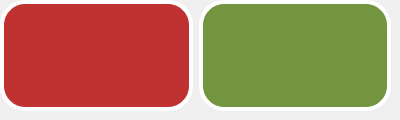
         <widget class="QWidget" name="confirmarFoto_page_4">
          <widget class="QWidget" name="horizontalLayoutWidget_12">
           <property name="geometry">
            <rect>
             <x>0</x>
             <y>0</y>
             <width>391</width>
             <height>111</height>
            </rect>
           </property>
           <layout class="QHBoxLayout" name="horizontalLayout_12">
            <item>
             <widget class="QPushButton" name="TomarOtraFotoActualizada_Btn">
              <property name="sizePolicy">
               <sizepolicy hsizetype="Ignored" vsizetype="Ignored">
                <horstretch>0</horstretch>
                <verstretch>0</verstretch>
               </sizepolicy>
              </property>
              <property name="font">
               <font>
                <family>Segoe UI</family>
                <pointsize>16</pointsize>
                <weight>75</weight>
                <italic>false</italic>
                <bold>true</bold>
               </font>
              </property>
              <property name="styleSheet">
               <string notr="true">QPushButton {

        background-color: #C03232;
        /*border: 2px solid black;*/
		color: white;  /* Cambia el color de la fuente a blanco */
        border-radius: 25px;  /* Ajusta el valor para hacer las esquinas más o menos redondas */
        padding: 10px;  /* Ajusta el margen interno del QLabel */
		border: 4px solid white;
    }</string>
              </property>
              <property name="text">
               <string/>
              </property>
              <property name="icon">
               <iconset resource="../resources/resources.qrc">
                <normaloff>:/images/iconos/botones/borrar.png</normaloff>:/images/iconos/botones/borrar.png</iconset>
              </property>
              <property name="iconSize">
               <size>
                <width>72</width>
                <height>72</height>
               </size>
              </property>
             </widget>
            </item>
            <item>
             <widget class="QPushButton" name="ConfirmarFotoActualizada_Btn">
              <property name="sizePolicy">
               <sizepolicy hsizetype="Ignored" vsizetype="Ignored">
                <horstretch>0</horstretch>
                <verstretch>0</verstretch>
               </sizepolicy>
              </property>
              <property name="font">
               <font>
                <family>Segoe UI</family>
                <pointsize>16</pointsize>
                <weight>75</weight>
                <italic>false</italic>
                <bold>true</bold>
               </font>
              </property>
              <property name="styleSheet">
               <string notr="true">QPushButton {

         background-color: #749540;
        /*border: 2px solid black;*/
		color: white;  /* Cambia el color de la fuente a blanco */
        border-radius: 25px;  /* Ajusta el valor para hacer las esquinas más o menos redondas */
        padding: 10px;  /* Ajusta el margen interno del QLabel */
		border: 4px solid white;
    }</string>
              </property>
              <property name="text">
               <string/>
              </property>
              <property name="icon">
               <iconset resource="../resources/resources.qrc">
                <normaloff>:/images/iconos/botones/check-mark.png</normaloff>:/images/iconos/botones/check-mark.png</iconset>
              </property>
              <property name="iconSize">
               <size>
                <width>92</width>
                <height>92</height>
               </size>
              </property>
             </widget>
            </item>
           </layout>
          </widget>
         </widget>
